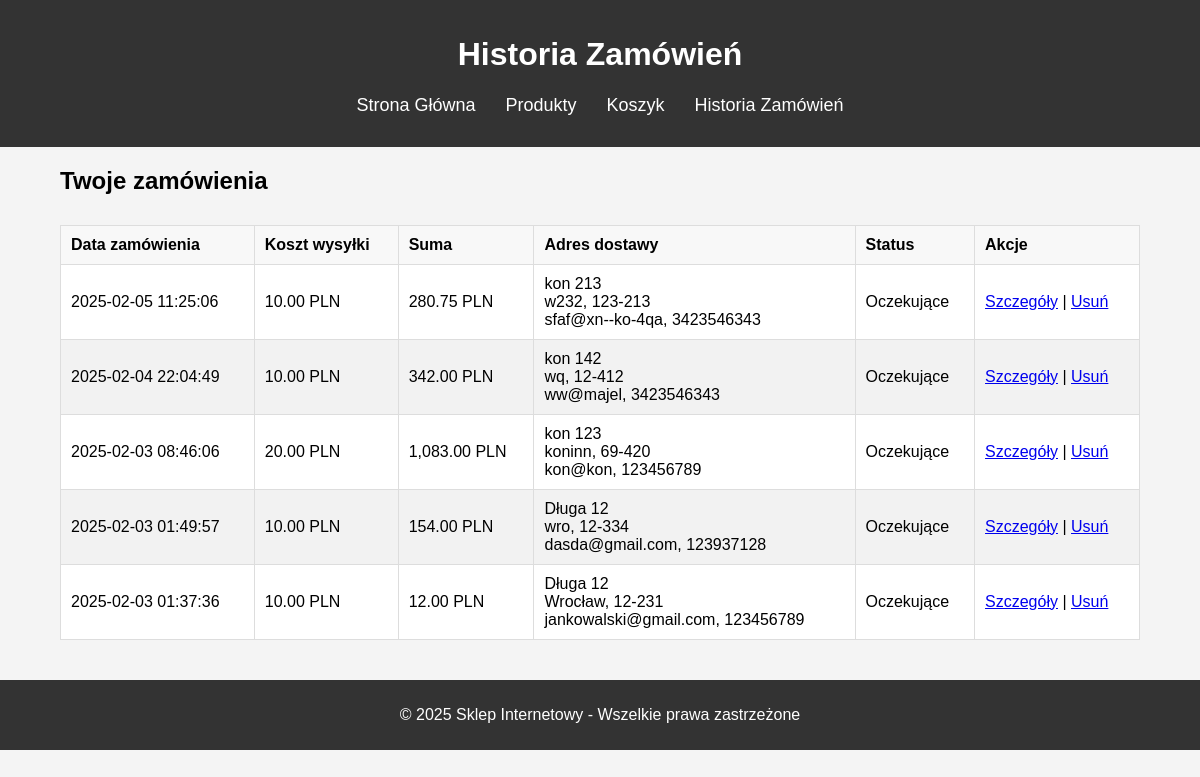
/orders.php, run on the app's committed database.
### tables this page shows
CREATE TABLE "zamowienia" (
    id INTEGER PRIMARY KEY AUTOINCREMENT,
    data_zamowienia TEXT DEFAULT CURRENT_TIMESTAMP,
    koszyk TEXT NOT NULL,
    koszt_wysylki REAL NOT NULL,
    suma REAL NOT NULL,
    imie_nazwisko TEXT NOT NULL,
    ulica TEXT NOT NULL,
    numer_domu TEXT NOT NULL,
    miasto TEXT NOT NULL,
    kod_pocztowy TEXT NOT NULL,
    email TEXT NOT NULL,
    telefon TEXT NOT NULL
, status TEXT DEFAULT 'Oczekujące');

### orders.php (the view, shortened to what this page needs)
<?php
include 'db.php';
$orders = [];
$stmt = $db->query("SELECT * FROM zamowienia ORDER BY data_zamowienia DESC");
while ($row = $stmt->fetchArray(SQLITE3_ASSOC)) {
    $orders[] = $row;
}
?>
<!DOCTYPE html>
<html lang="pl">
<head>
    <link rel="stylesheet" href="style.css">
</head>
<body>
    <header>
        <div class="container">
            <h1>Historia Zamówień</h1>
            <nav>
                <ul>
                    <li><a href="home.php">Strona Główna</a></li>
                    <li><a href="products.php">Produkty</a></li>
                    <li><a href="cart.php">Koszyk</a></li>
                    <li><a href="orders.php">Historia Zamówień</a></li>
                </ul>
            </nav>
        </div>
    </header>
    <section class="order-history">
        <div class="container">
            <h2>Twoje zamówienia</h2>
            <?php if (empty($orders)): ?>
                <p>Nie masz jeszcze żadnych zamówień.</p>
            <?php else: ?>
                <table class="orders-table">
                    <thead>
                        <tr>
                            <th>Data zamówienia</th>
                            <th>Koszt wysyłki</th>
                            <th>Suma</th>
                            <th>Adres dostawy</th>
                            <th>Status</th>
                            <th>Akcje</th>
                        </tr>
                    </thead>
                    <tbody>
                        <?php foreach ($orders as $order): ?>
                            <tr>
                                <td><?= htmlspecialchars($order['data_zamowienia']); ?></td>
                                <td><?= number_format($order['koszt_wysylki'], 2); ?> PLN</td>
                                <td><?= number_format($order['suma'], 2); ?> PLN</td>
                                <td>
                                    <?= htmlspecialchars($order['ulica']); ?> <?= htmlspecialchars($order['numer_domu']); ?><br>
                                    <?= htmlspecialchars($order['miasto']); ?>, <?= htmlspecialchars($order['kod_pocztowy']); ?><br>
                                    <?= htmlspecialchars($order['email']); ?>, <?= htmlspecialchars($order['telefon']); ?>
                                </td>
                                <td><?= htmlspecialchars($order['status']); ?></td>
                                <td>
                                    <a href="order_details.php?id=<?= $order['id']; ?>">Szczegóły</a> |
                                    <a href="orders.php?delete=<?= $order['id']; ?>" onclick="return confirm('Czy na pewno chcesz usunąć to zamówienie?');">Usuń</a>
                                </td>
                            </tr>
                        <?php endforeach; ?>
                    </tbody>
                </table>
            <?php endif; ?>
        </div>
    </section>
    <footer>
        <div class="container">
            <p>&copy; 2025 Sklep Internetowy - Wszelkie prawa zastrzeżone</p>
        </div>
    </footer>
</body>
</html>

### style.css (style rules this page uses)
body { font-family: Arial, sans-serif; background-color: #f4f4f4; margin: 0; padding: 0; }
.container { width: 90%; margin: 0 auto; }
header { background-color: #333; color: white; padding: 15px 0; }
header h1 { text-align: center; }
nav ul { list-style-type: none; padding: 0; display: flex; justify-content: center; }
nav ul li { margin: 0 15px; }
nav ul li a { color: white; text-decoration: none; font-size: 18px; }
footer { background-color: #333; color: white; padding: 10px 0; text-align: center; margin-top: 40px; }
.orders-table { width: 100%; border-collapse: collapse; margin-top: 30px; background-color: #fff; }
.orders-table th, .orders-table td { border: 1px solid #ddd; padding: 10px; text-align: left; }
.orders-table th { background-color: #f8f8f8; font-weight: bold; }
.orders-table tr:nth-child(even) { background-color: #f2f2f2; }
.orders-table td { word-wrap: break-word; }

### data on the page
zamowienia: data_zamowienia "2025-02-05 11:25:06", koszt_wysylki "10.00", suma "280.75", ulica "kon", numer_domu "213", miasto "w232", kod_pocztowy "123-213", email "sfaf@xn--ko-4qa", telefon "3423546343", status "Oczekujące"
zamowienia: data_zamowienia "2025-02-04 22:04:49", koszt_wysylki "10.00", suma "342.00", ulica "kon", numer_domu "142", miasto "wq", kod_pocztowy "12-412", email "ww@majel", telefon "3423546343", status "Oczekujące"
zamowienia: data_zamowienia "2025-02-03 08:46:06", koszt_wysylki "20.00", suma "1,083.00", ulica "kon", numer_domu "123", miasto "koninn", kod_pocztowy "69-420", email "kon@kon", telefon "123456789", status "Oczekujące"
zamowienia: data_zamowienia "2025-02-03 01:49:57", koszt_wysylki "10.00", suma "154.00", ulica "Długa", numer_domu "12", miasto "wro", kod_pocztowy "12-334", email "dasda@gmail.com", telefon "123937128", status "Oczekujące"
zamowienia: data_zamowienia "2025-02-03 01:37:36", koszt_wysylki "10.00", suma "12.00", ulica "Długa", numer_domu "12", miasto "Wrocław", kod_pocztowy "12-231", email "jankowalski@gmail.com", telefon "123456789", status "Oczekujące"
